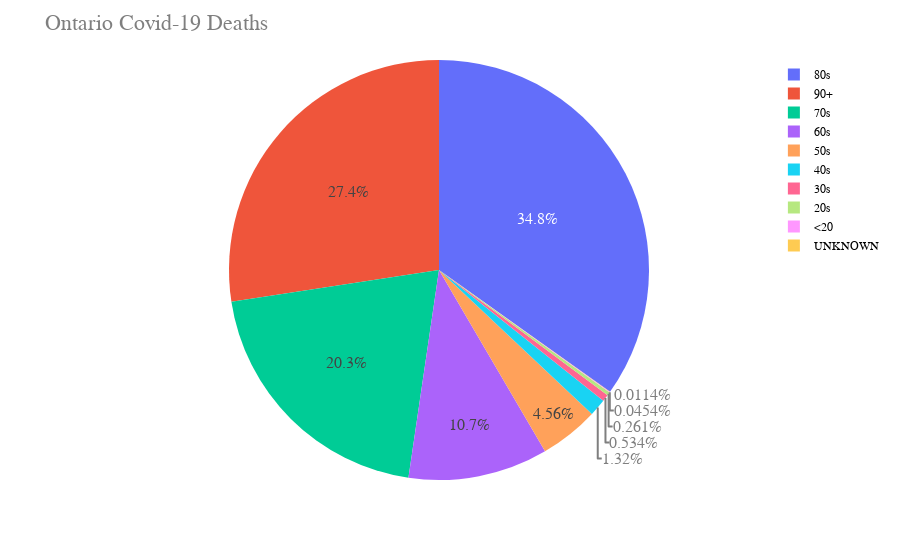

The notebook cell saved with this chart:
### Code cell
figpie = px.pie(dffatal, values='Number of Dead', names='Age_Group', title='')
figpie.update_layout(
    title="Ontario Covid-19 Deaths",
    font=dict(
        family="Courier New, monospace",
        size=16,
        color="#7f7f7f"
    ),
    legend=dict(
        font=dict(
            family="sans-serif",
            size=12,
            color="black"
        )
    )
)
figpie.show()
#figpie.write_html("Ontariopie.html")

### Figure 1 — Plotly figure (JSON) as saved in the notebook; plotly's stock layout.template omitted (floating-point values rounded to 4 significant figures)
{"data": [{"domain": {"x": [0, 1], "y": [0, 1]}, "hovertemplate": "Age_Group=%{label}<br>Number of Dead=%{value}<extra></extra>", "labels": ["20s", "30s", "40s", "50s", "60s", "70s", "80s", "90+", "<20", "UNKNOWN"], "legendgroup": "", "name": "", "showlegend": true, "type": "pie", "values": [23, 47, 116, 401, 946, 1784, 3067, 2412, 4, 1]}], "layout": {"font": {"color": "#7f7f7f", "family": "Courier New, monospace", "size": 16}, "legend": {"font": {"color": "black", "family": "sans-serif", "size": 12}, "tracegroupgap": 0}, "margin": {"t": 60}, "title": {"text": "Ontario Covid-19 Deaths"}}}
